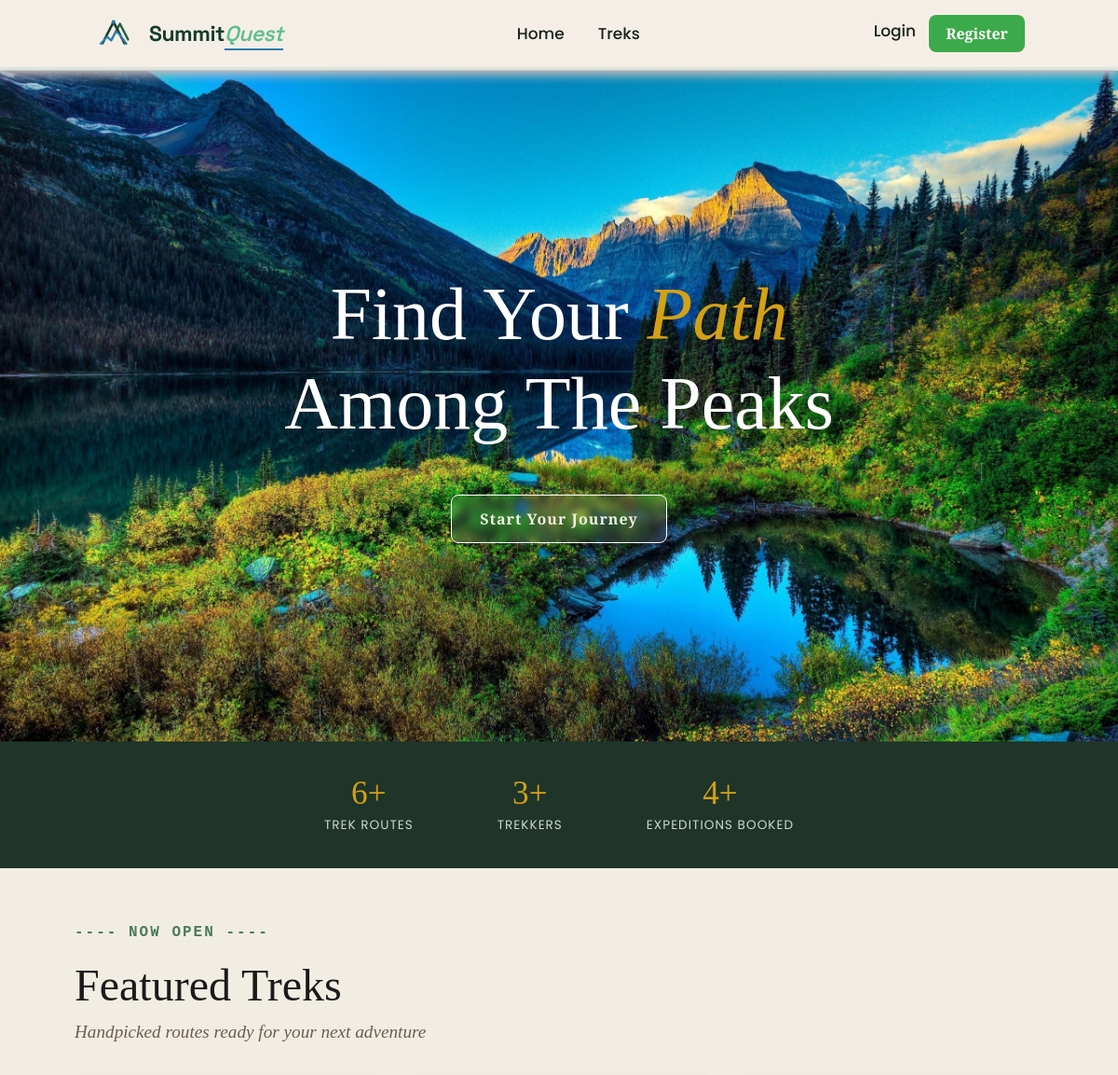
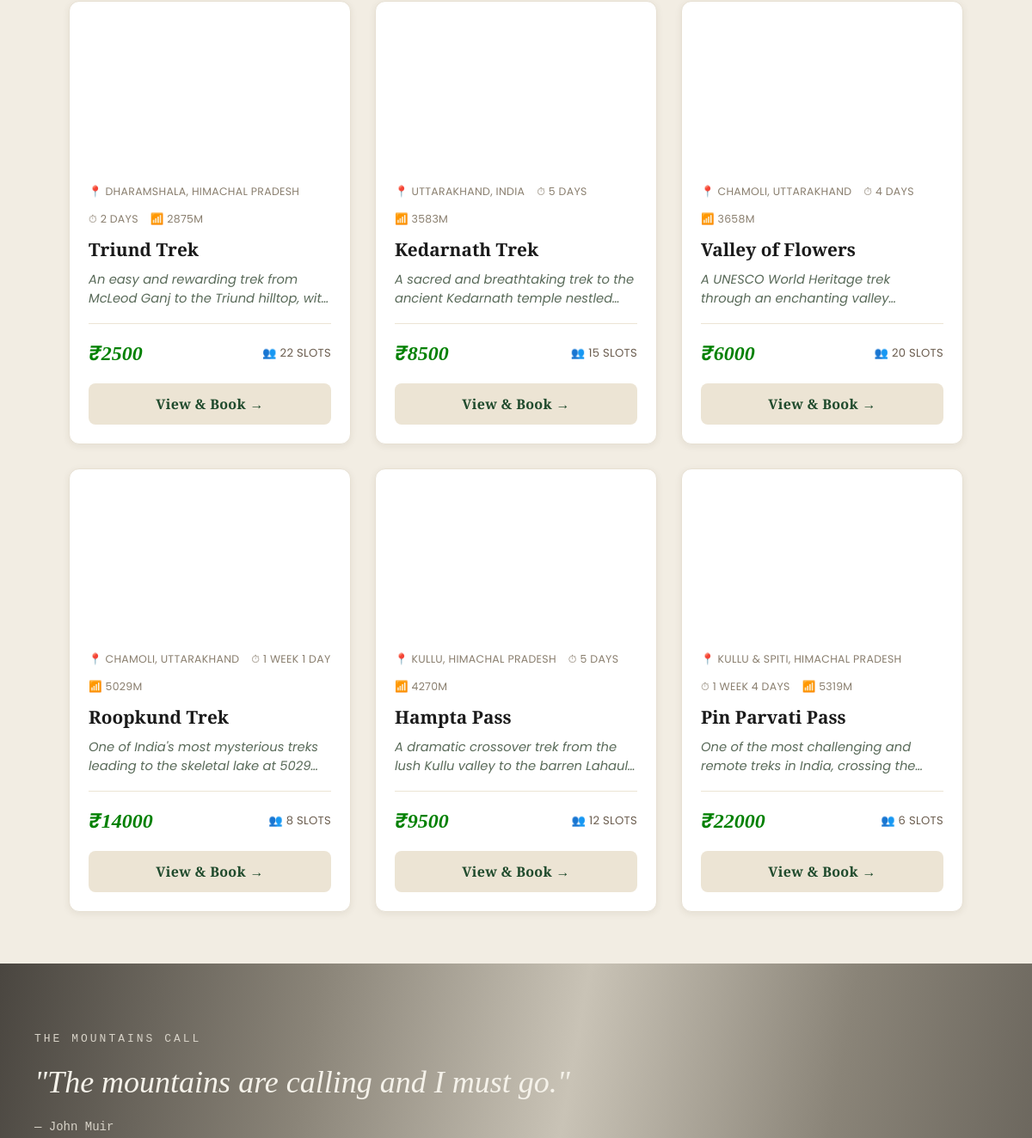
Before: / (upper part) with the older database file (2 pictures, top to bottom).
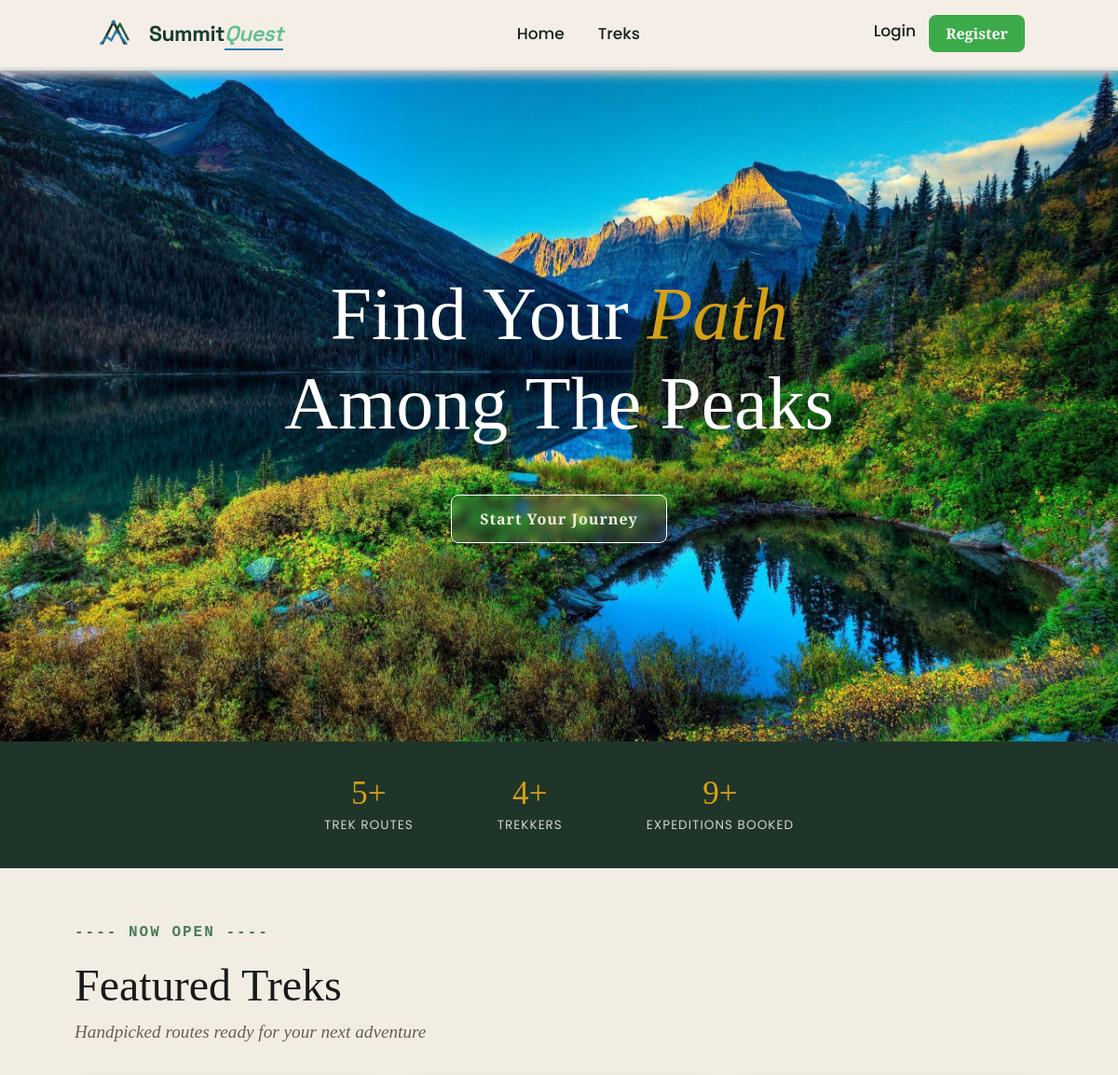
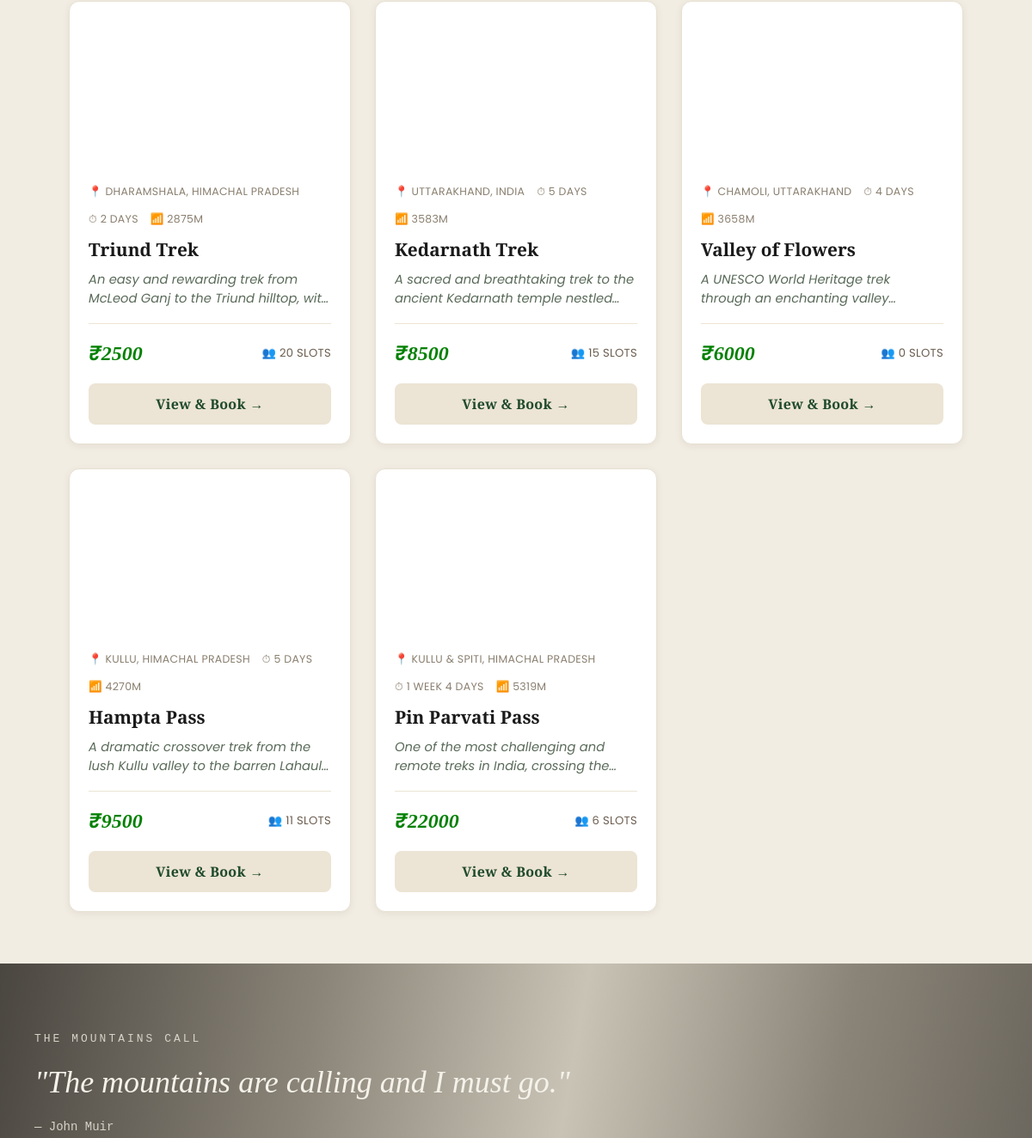
After: the same page with the newer database file (2 pictures, top to bottom).
### app/models.py (models this page shows, shortened)
class Treks(db.Model):
    __tablename__ = "trek"
    id = db.Column(db.Integer, primary_key = True)
    name = db.Column(db.String(256), nullable= False, index = True)
    location = db.Column(db.String(50), nullable= False, index = True)
    difficulty= db.Column(db.String(50), nullable = False, index = True)
    status = db.Column(db.String(50), nullable = False, default = "Pending")
    duration =  db.Column(db.Integer, nullable= False)
    starting_date = db.Column(db.Date, nullable= False)
    ending_date = db.Column(db.Date, nullable= False)
    is_blocked = db.Column(db.String(50),nullable = False,default = False)
    created_at = db.Column(db.DateTime, default=datetime.utcnow, nullable=False)
    capacity = db.Column(db.Integer, default = 10)
    available = db.Column(db.Integer, default = 10)
    description = db.Column(db.Text)
    updated_at = db.Column(db.DateTime, default=datetime.utcnow, onupdate=datetime.utcnow, nullable=False)
    price = db.Column(db.Float, default=0)
    altitude = db.Column(db.String(50), nullable=True)
    image_url = db.Column(db.String(500), nullable=True)
    highlights = db.Column(db.Text, nullable=True)
    requirements = db.Column(db.Text, nullable=True)
    assigned_staff_id = db.Column(db.Integer,db.ForeignKey("user.id"),nullable = True)
    bookings = db.relationship(
    "Bookings",
    backref="trek",
    cascade="all, delete-orphan")

### app/routes.py (the view)
@visit.route("/")
def home():
    open_treks = (
        Treks.query.filter(Treks.status.in_(["Approved", "Open"]))
        .order_by(Treks.starting_date)
        .limit(6)
        .all()
    )
    stats = {
        "treks": Treks.query.count(),
        "users": User.query.filter_by(role="trekker").count(),
        "bookings": Bookings.query.count(),
    }
    return render_template("index.html", open_treks=open_treks, stats=stats)

### app/utils.py (called while the page is built)
def current_user():
    if 'user_id' not in session:
        return AnonUser()
    return SessionUser(session)

def format_duration(days):
    if not days or days < 1:
        return '—'
    weeks, remainder = divmod(int(days), 7)
    parts = []
    if weeks:
        parts.append(f"{weeks} Week{'s' if weeks > 1 else ''}")
    if remainder:
        parts.append(f"{remainder} Day{'s' if remainder > 1 else ''}")
    return ' '.join(parts) if parts else f"{days} Day{'s' if days != 1 else ''}"

### templates/index.html (shortened to what this page needs)
{% extends "base.html"%}
{% block extra_css%}
<link rel="stylesheet" href="{{ url_for('static', filename='css/for_index.css') }}">
{% endblock %}
{% block content %}
<div class="hero">
    <h1 class="hero-title">
        Find Your <span class="accent">Path</span> Among The Peaks
    </h1>
    {% if not current_user.is_authenticated %}
    <a href="{{ url_for('visit.register') }}" class="hero-cta">Start Your Journey</a>
    {% endif %}
</div>
<section class="stats-strip">
    <div class="stat-item">
        <div class="stat-number">{{ stats.treks }}+</div>
        <div class="stat-label">Trek Routes</div>
    </div>
    <div class="stat-item">
        <div class="stat-number">{{ stats.users }}+</div>
        <div class="stat-label">Trekkers</div>
    </div>
    <div class="stat-item">
        <div class="stat-number">{{ stats.bookings }}+</div>
        <div class="stat-label">Expeditions Booked</div>
    </div>
</section>
<section class="featured-section" id="treks_redirect">
    <div class="open">
        <span class="open-text">---- NOW OPEN ----</span>
    </div>
    <h2 class="section-title">Featured Treks</h2>
    <p class="section-subtitle">Handpicked routes ready for your next adventure</p>
    {% if open_treks %}
    <div class="trek-grid">
        {% for trek in open_treks %}
        <div class="trek-card">
            <div class="trek-card-img" {% if trek.image_url %}style="background-image:url('{{ trek.image_url }}')"{% endif %}></div>
            <div class="trek-card-body">
                <div class="trek-card-icons">
                    <span>📍 {{ trek.location }}</span>
                    <span>⏱ {{ format_duration(trek.duration) }}</span>
                    {% if trek.altitude %}<span>📶 {{ trek.altitude }}</span>{% endif %}
                </div>
                <h3>{{ trek.name }}</h3>
                <p class="trek-card-desc">{{ trek.description[:110] }}{% if trek.description|length > 110 %}…{% endif %}</p>
                <div class="trek-card-divider"></div>
                <div class="trek-card-footer">
                    <span class="trek-card-price">₹{{ "%.0f"|format(trek.price) }}</span>
                    <span class="trek-card-slots">👥 {{ trek.available }} slots</span>
                </div>
                <a href="{{ url_for('visit.trek_detail', trek_id=trek.id) }}" class="trek-card-cta">View &amp; Book →</a>
            </div>
        </div>
        {% endfor %}
    </div>
    {% else %}
    <p class="muted">No open treks right now — check back soon!</p>
    {% endif %}
</section>
<section class="quote">
    <div class="quote_container">
        <p class="quote_label">The Mountains Call</p>
        <p class="quote_text">"The mountains are calling and I must go."</p>
        <p class="quote_author">— John Muir</p>
    </div>
</section>
{% endblock %}

Changed rows visible on the page:
removed Treks: location "CHAMOLI, UTTARAKHAND", duration "1 WEEK 1 DAY", altitude "5029M", name "Roopkund Trek", description "One of India's most mysterious treks leading to the skeletal lake at…", price "14000", available "8"
changed Treks "Triund Trek": available "22" → "20"
changed Treks "Valley of Flowers": available "20" → "0"
changed Treks "Hampta Pass": available "12" → "11"
Other visible differences:
{{ stats.treks }}: "6" → "5"
{{ stats.users }}: "3" → "4"
{{ stats.bookings }}: "4" → "9"
